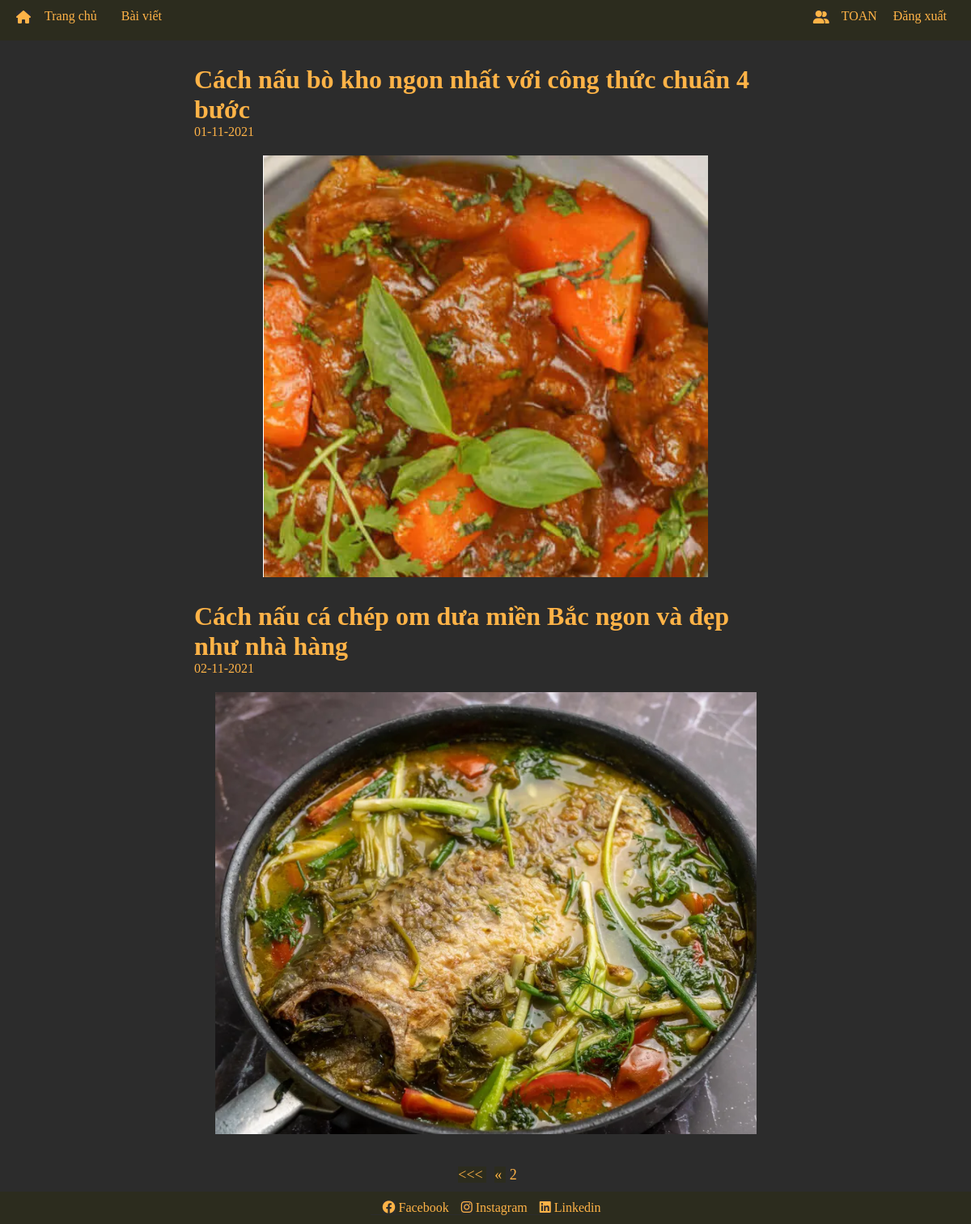
Page /?page=2 (signed in) on the committed database.
### blog/models.py (models this page shows, shortened)
class Post(models.Model):
    category = models.ForeignKey(PostCategory, on_delete=models.CASCADE, related_name='posts')
    title = models.CharField(max_length=100)
    image = models.ImageField(null=True)
    date = models.DateTimeField(auto_now_add=True)

### blog/views.py (the view)
# urls.py: path('', views.index, name='index'),
def index(request):
    postall = models.Post.objects.all()
    paginator = Paginator(postall, 2)
    page_number = request.GET.get('page')
    page_obj = paginator.get_page(page_number)
    return render(request, 'pages/index.html', {'page_obj': page_obj, 'category': category})

### blog/templates/pages/index.html (shortened to what this page needs)
{% extends 'pages/base.html' %}
{% block content %}
 <div class="body">
            <div class="body--box">
                {% for item in page_obj %}
                <div class="body-box-item">
                    <div class="body--item body--title">
                        <h1><a class="body-item-title-link" href="{% url 'post' item.id %}">{{item.title}}</a></h1>
                        <label>{{item.date|date:"d-m-Y"}}</label>
                    </div>
                    <div class="body--item body--img">
                        <img src="{{item.image.url}}">
                    </div>
                </div>
                {%  endfor %}
            </div>
        </div>
        <div class="pagination-home">
            <span class="step-links">
                {% if page_obj.has_previous %}
                    <a class="paginate-number" href="?page=1"> <<< </a>
                    <a class="paginate-number" href="?page={{ page_obj.previous_page_number }}">  &laquo;  </a>
                {% endif %}
                <span class="current">
                    <a class="paginate-number>">{{ page_obj.number }}</a>
                </span>
            </span>
        </div>
{% endblock %}

### blog/templates/pages/base.html (shortened to what this page needs)
{% load static %}
<html lang="en">
    <head>
        <link rel="stylesheet" href="https://cdnjs.cloudflare.com/ajax/libs/font-awesome/6.0.0-beta2/css/all.min.css" />
        <link rel="stylesheet" type="text/css" href="{% static 'home/style.css' %}">
        <link rel="stylesheet" type="text/css" href="{% static 'home/style-login.css' %}">
        <link rel="stylesheet" type="text/css" href="{% static 'home/style-register.css' %}">
    </head>
    <body>
        <div id="header">
            <div class="header-left">
                <div class="icons">
                    <i class="fas fa-home"></i>
                </div>
                <a href="{% url 'index' %}" class="content">Trang chủ</a>
                <div class="content content__baiviet">
                    <a class="content ">Bài viết</a>
                </div>
            </div>
            <div class="header-right">
                {% if user.username %}
                <div class="icons">
                    <i class="fas fa-user-friends"></i>
                </div>
                {% endif %}
                {% if user.username %}
                <label style="cursor: default" class="content user-name">{{user.username}}</label>
                {% endif %}
                {% if user.username %}
                <a href="{% url 'logout'%}" class="content">Đăng xuất</a>
                {% endif %}
            </div>
        </div>
        {% block content %}
        {% endblock %}
        <div class="bottom">
            <div class="bottom-contain">
                <div class="bottom-item">
                    <a href="">
                        <i class="fab fa-facebook"></i>
                        Facebook
                    </a>
                </div>
                <div class="bottom-item">
                    <a href="">
                        <i class="fab fa-instagram"></i>
                        Instagram
                    </a>
                </div>
                <div class="bottom-item">
                    <a href="">
                        <i class="fab fa-linkedin"></i>
                        Linkedin
                    </a>
                </div>
            </div>
        </div>
    </body>
</html>

### blog/static/home/style.css (style rules this page uses)
* { position: relative; padding: 0; margin: 0; box-sizing: border-box; color: rgb(255, 179, 71); background-color: rgb(44, 44, 44); }
#header { position: fixed; top: 0px; width: 100%; height: 50px; display: flex; justify-content: space-between; position: fixed; background-color: rgb(44, 44, 30); z-index: 1; }
.header-right { margin-right: 20px; display: flex; background-color: rgb(44, 44, 30); }
.header-left { margin-left: 20px; display: flex; background-color: rgb(44, 44, 30); }
.user-name { text-transform: uppercase; cursor: none; }
.content { background-color: rgb(44, 44, 30); padding: 10px 10px; padding-top: 11px; text-decoration: none; }
.body { display: flex; min-height: 80vh; justify-content: center; margin-top: 50px; width: 100%; margin-bottom: 40px; }
.body-box-item { margin-top: 30px; }
.body-item-title-link { text-decoration: none; }
.icons { width: 25px; height: 25px; margin: auto; background-color: rgb(44, 44, 30); }
.body--box { width: 60vw; background-color: rgb(44, 44, 44); margin: auto; }
.body--item + .body--item { margin-top: 20px; }
.body--img { display: flex; justify-content: center; }
.bottom { position: relative; bottom: 0px; width: 100%; height: 40px; background-color: rgb(44, 44, 30); z-index: 1; display: flex; align-items: center; justify-content: center; }
.bottom-contain { display: flex; }
.bottom-item > a { text-decoration: none; padding-left: 15px; background-color: rgb(44, 44, 30); }
.pagination-home { display: flex; align-items: center; justify-content: center; margin-bottom: 10px; }
.step-links > a { text-decoration: none; background-color: rgb(44, 44, 30); margin: 5px; text-align: center; font-size: 18px; }
.current > a { font-size: 18px; }

### rows in the picture
Post: title "Cách nấu bò kho ngon nhất với công thức chuẩn 4 bước", date "01-11-2021", image (picture)
Post: title "Cách nấu cá chép om dưa miền Bắc ngon và đẹp như nhà hàng", date "02-11-2021", image (picture)

### other values in the picture
{{ user.username }} "TOAN"
{{ page_obj.number }} "2"
